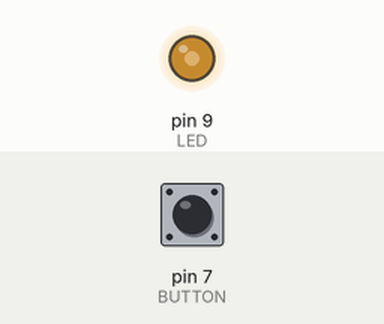
The sketch below on a simulated Arduino Uno, built with avr-gcc and run on an emulated ATmega328P. Parts: output pins drawn as LEDs (lit = HIGH). The inputs (shaded band) are chosen by the test bench; at power-on: pin 7 (BUTTON) LOW.

Above: at 1.2 s.
1.3 s: pin 7 (BUTTON) pulled HIGH for 0.15 s
At 2.3 s:
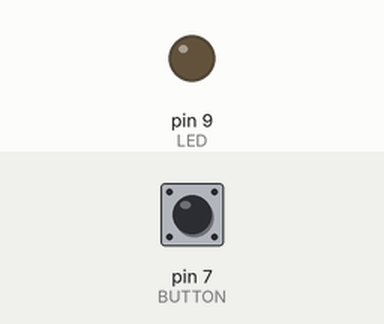
2.9 s: pin 7 (BUTTON) pulled HIGH for 1 s
At 3.5 s:
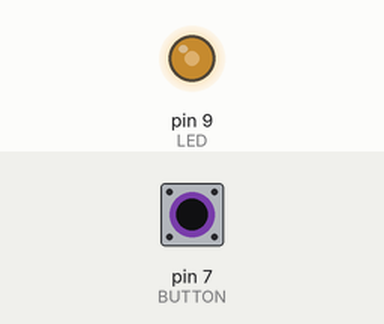
5.4 s: pin 7 (BUTTON) pulled HIGH for 3.2 s
At 6.6 s:
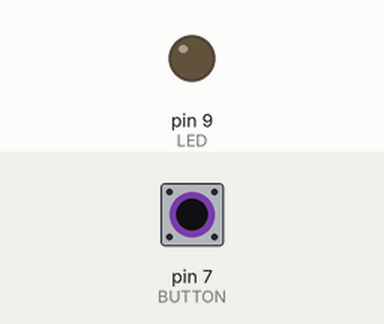
10.1 s: pin 7 (BUTTON) pulled HIGH for 0.15 s
At 11.4 s:
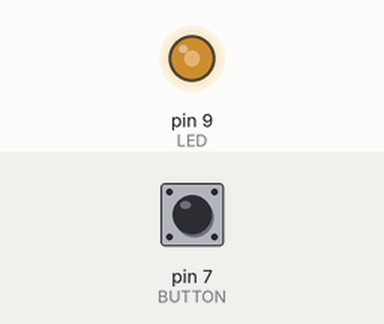
Timing chart, 0 to 12.7 s (numbered marks = the images above; inputs shaded):
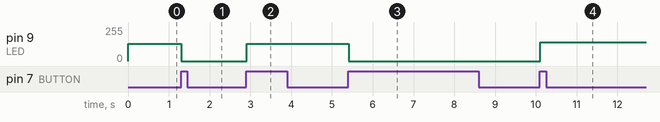

Measured:
- after the input at 1.3 s, pin 9 (LED): 128/255 → 0/255 at once
- after the input at 2.9 s, pin 9 (LED): 0/255 → 128/255 at once
- after the input at 5.4 s, pin 9 (LED): 128/255 → 0/255 at once
- after the input at 10.1 s, pin 9 (LED): 0/255 → 142/255 at once

The sketch:

example5-2.ino
```cpp
// ボタンを押すとLEDが点灯し、
// ボタンから指を離したあともついたままにする
// バウンシングを解消する簡単な方法を取り入れる
// ボタンを押したままにすると明るさが変化する

const int LED = 9;     // LEDが接続されたボタン
const int BUTTON = 7;  // プッシュボタンが接続された入力ピン

int val = 0;       // 入力ピンの状態がこの変数（val）に記憶される
int old_val = 0;   // valの前の値を保存しておく変数
int state = 0;     // LEDの状態（０ならオフ、1ならオン）

int brightness = 128;        // 明るさの値を保存する
unsigned long startTime = 0; // いつ押し始めたか？

void setup() {
  pinMode(LED, OUTPUT);   // ArduinoにLEDが出力であると伝える
  pinMode(BUTTON, INPUT); // BUTTONは入力に設定
}

void loop() {
  val = digitalRead(BUTTON);  // 入力を読みvalに新鮮な値を保存

  // 変化があるかどうかチェック
  if ((val == HIGH) && (old_val == LOW)) {
    state = 1 - state;      // オフからオンへ、オンからオフへ
    startTime = millis();   // millis()はArduinoの時計
                            // ボードがリセットされてからの時間を
                            // ミリ秒（ms）単位で返す
                            // （最後にボタンが押された時間を記憶）

    delay(10);
  }

  // ボタンが押し続けられているかをチェック
  if ((val == HIGH) && (old_val == HIGH)) {
    // 500ms以上押されているか？
    if (state == 1 && (millis() - startTime) > 500) {
      brightness++;   // brightnessに1を足す
      delay(10);      // brightnessの増加が速くなりすぎないように
      if (brightness > 255) {  // 255が最大値
        brightness = 0;        // 255を超えたら0に戻す
      }
    }
  }

  old_val = val;  // valはもう古いので、しまっておく

  if (state == 0) {
    analogWrite(LED, brightness); // 現在の明るさでLEDを点灯
  } else {
    analogWrite(LED, 0);          // LEDをオフ
  }
}
```
